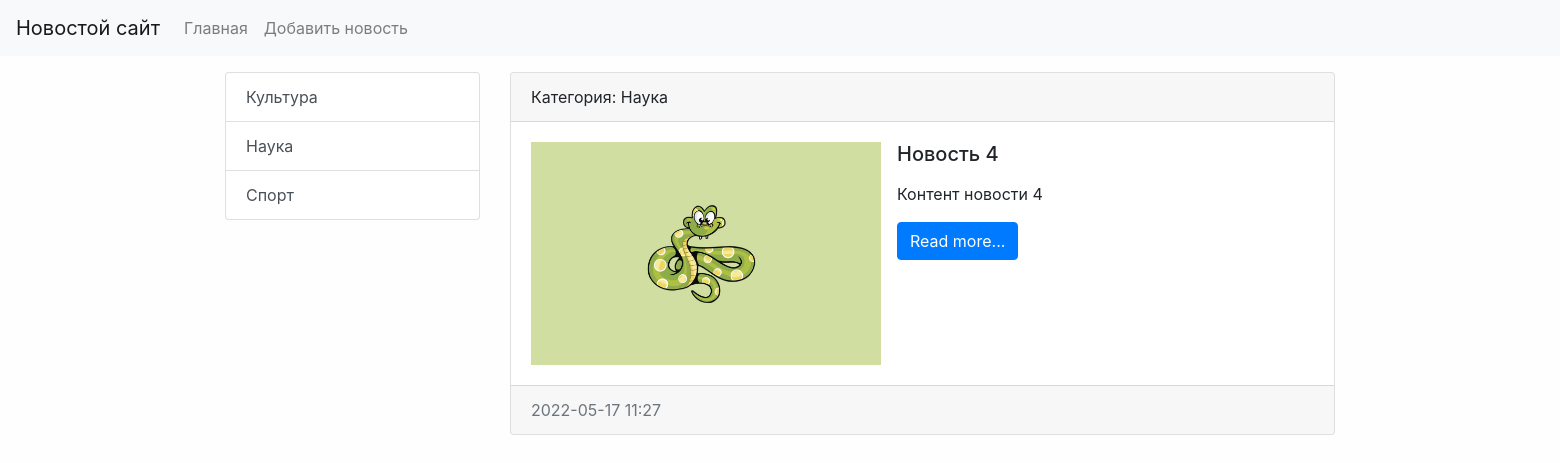
/category/3, run on an earlier commit of the app's database.
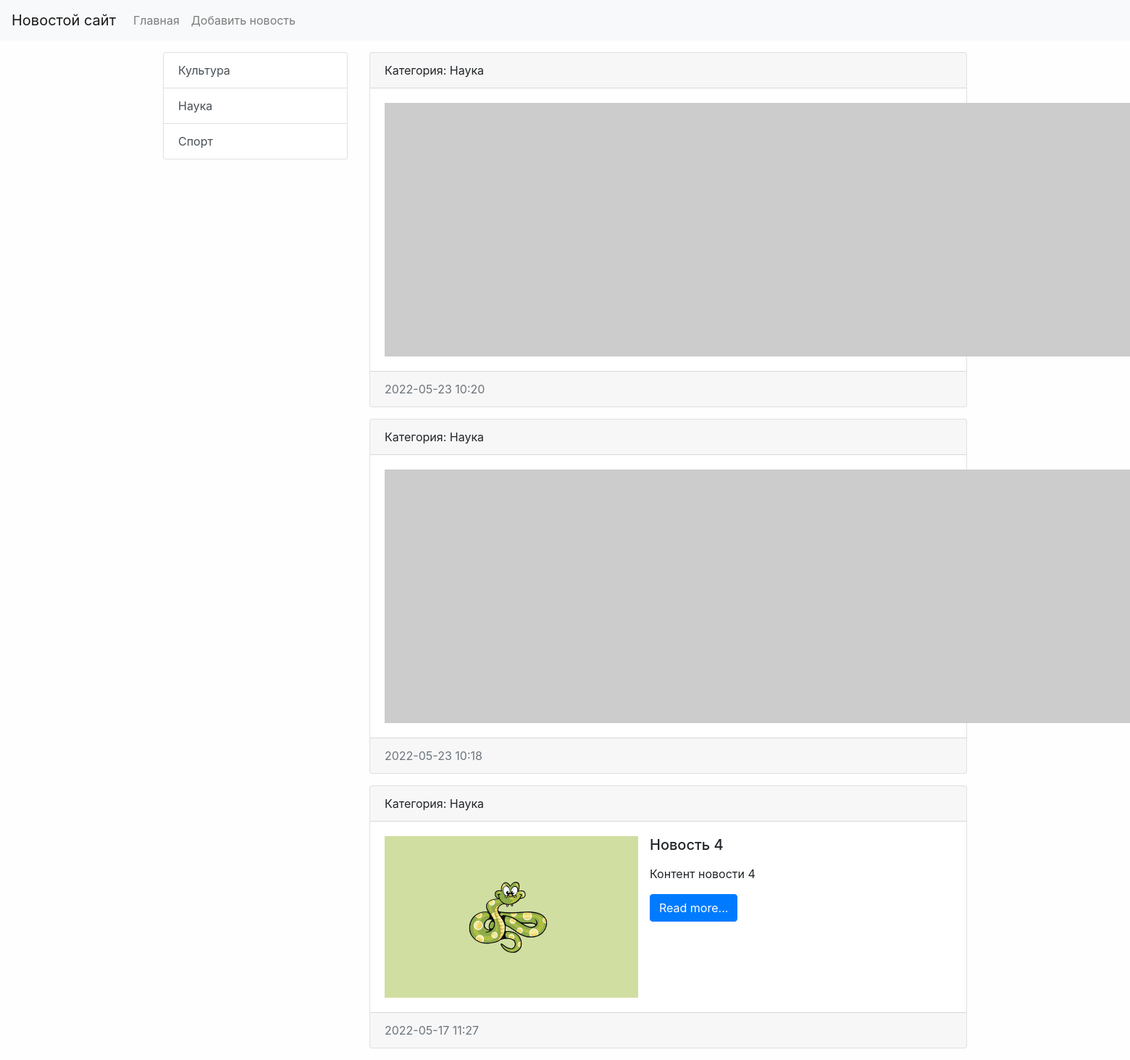
And on a later commit of the database.
### news/models.py (models this page shows, shortened)
class Category(models.Model):
    title = models.CharField(max_length=150, db_index=True, verbose_name='Наименование категории')
    def get_absolute_url(self):
        return reverse('category', kwargs={"category_id": self.pk})
    def __str__(self):
        return self.title
    class Meta:
        verbose_name = 'Категория'
        verbose_name_plural = 'Категории'
        ordering = ['title']

class News(models.Model):
    title = models.CharField(max_length=150, verbose_name='Наименование')
    content = models.TextField(blank=True, verbose_name='Контент')
    created_at = models.DateTimeField(auto_now_add=True, verbose_name='Дата публикации')
    update_at = models.DateTimeField(auto_now=True, verbose_name='Обновлено')
    image = models.ImageField(upload_to='photos/%Y/%m/%d/', verbose_name='Фото', blank=True)
    is_published = models.BooleanField(default=True, verbose_name='Опубликовано')
    category = models.ForeignKey('Category', on_delete=models.PROTECT, null=True, verbose_name='Категория')
    class Meta:
        verbose_name = 'Новость'
        verbose_name_plural = 'Новости'
        ordering = ['-created_at']

### news/views.py (the view)
# urls.py: path('category/<int:category_id>', get_category, name='category'),
def get_category(request, category_id):
    news = News.objects.filter(category_id=category_id)
    category = Category.objects.get(pk=category_id)
    return render(request, 'news/category.html', {'news': news, 'category': category})

### news/templatetags/news_tags.py (called while the page is built)
@register.inclusion_tag('news/list_categories.html')
def show_categories(arg1='Hello', arg2='world'):
    categories = Category.objects.all()
    return {"categories": categories, "arg1": arg1, "arg2": arg2}

### news/templates/news/category.html (shortened to what this page needs)
{% extends 'base.html' %}
{% block sidebar %}
{% include 'inc/_sidebar.html' %}
{% endblock %}
{% block content %}
{% for item in news %}
<div class="card mb-3">
    <div class="card-header">
        Категория: {{ item.category }}
    </div>
    <div class="card-body">
        <div class="media">
            {% if item.image %}
            <img src="{{ item.image.url }}" alt="" width="350" class="mr-3">
            {% else %}
            <img src="https://picsum.photos/id/1060/350/235/?blur=2" alt="" class="mr-3">
            {% endif %}
            <div class="media-body">
                <h5 class="card-title">{{ item.title }}</h5>
                <p class="card-text">{{ item.content|safe|linebreaks|truncatewords:50 }}</p>
                <a href="#" class="btn btn-primary">Read more...</a>
            </div>
        </div>
    </div>
    <div class="card-footer text-muted">
        {{ item.created_at|date:"Y-m-d H:i" }}
    </div>
</div>
{% endfor %}
{% endblock %}

### templates/base.html (shortened to what this page needs)
{% load static %}
<!doctype html>
<html lang="en">
<head>
    <link rel="stylesheet" href="{% static 'bootstrap/css/bootstrap.min.css' %}">
    <link rel="stylesheet" href="{% static 'css/style.css' %}">
</head>
<body>
{% include 'inc/_nav.html'%}
  <div class="container mt-3">
      <div class="row">
          <div class="col-md-3">
              {% block sidebar %}SIDEBAR{% endblock %}
          </div>
          <div class="col-md-9">
              {% block content %}CONTENT{% endblock %}
          </div>
      </div>
  </div>
  </body>
</html>

### templates/inc/_nav.html (shortened to what this page needs)
<nav class="navbar navbar-expand-lg navbar-light bg-light">
    <a class="navbar-brand" href="{% url 'home' %}">Новостой сайт</a>
    <div class="collapse navbar-collapse" id="navbarSupportedContent">
        <ul class="navbar-nav mr-auto">
            <li class="nav-item"><a class="nav-link" href="{% url 'home' %}">Главная</a></li>
            <li class="nav-item"><a class="nav-link" href="{% url 'add_news' %}">Добавить новость</a></li>
        </ul>
    </div>
</nav>

### templates/inc/_sidebar.html (shortened to what this page needs)
{% load news_tags %}
{% show_categories %}

### news/templates/news/list_categories.html
<div class="list-group">
    {% for item in categories %}
    <a href="{{ item.get_absolute_url }}" class="list-group-item list-group-item-action">{{ item.title }}</a>
    {% endfor %}
</div>

### mysite/static/css/style.css (style rules this page uses)
body { background-color: #fefefe; }

What changed in the data, as far as the page shows it:
added News: category "Наука", created_at "2022-05-23 10:20"
added News: category "Наука", created_at "2022-05-23 10:18"
